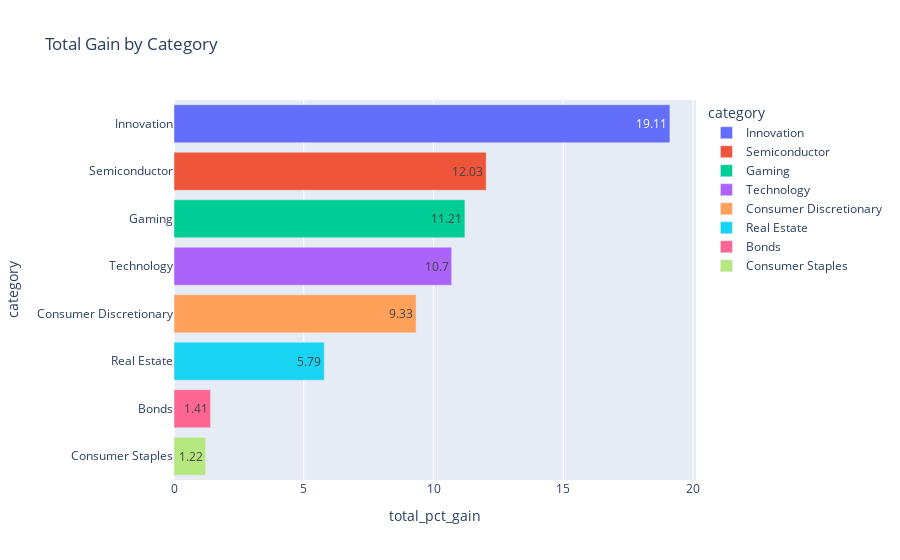

The notebook cell saved with this chart:
### Code cell
fig = px.bar(c_composition_stats.sort_values(by='total_pct_gain', ascending=False),
             x="total_pct_gain", y="category", 
             title='Total Gain by Category', 
             color="category", 
             text="total_pct_gain",
             orientation='h')
fig.write_image("images/total_gain_by_category.pdf")
fig.show()

### Figure 1 — Plotly figure (JSON) as saved in the notebook; plotly's stock layout.template omitted (floating-point values rounded to 4 significant figures)
{"data": [{"alignmentgroup": "True", "hovertemplate": "category=%{y}<br>total_pct_gain=%{text}<extra></extra>", "legendgroup": "Innovation", "marker": {"color": "#636efa"}, "name": "Innovation", "offsetgroup": "Innovation", "orientation": "h", "showlegend": true, "text": [19.11], "textposition": "auto", "type": "bar", "x": [19.11], "xaxis": "x", "y": ["Innovation"], "yaxis": "y"}, {"alignmentgroup": "True", "hovertemplate": "category=%{y}<br>total_pct_gain=%{text}<extra></extra>", "legendgroup": "Semiconductor", "marker": {"color": "#EF553B"}, "name": "Semiconductor", "offsetgroup": "Semiconductor", "orientation": "h", "showlegend": true, "text": [12.03], "textposition": "auto", "type": "bar", "x": [12.03], "xaxis": "x", "y": ["Semiconductor"], "yaxis": "y"}, {"alignmentgroup": "True", "hovertemplate": "category=%{y}<br>total_pct_gain=%{text}<extra></extra>", "legendgroup": "Gaming", "marker": {"color": "#00cc96"}, "name": "Gaming", "offsetgroup": "Gaming", "orientation": "h", "showlegend": true, "text": [11.21], "textposition": "auto", "type": "bar", "x": [11.21], "xaxis": "x", "y": ["Gaming"], "yaxis": "y"}, {"alignmentgroup": "True", "hovertemplate": "category=%{y}<br>total_pct_gain=%{text}<extra></extra>", "legendgroup": "Technology", "marker": {"color": "#ab63fa"}, "name": "Technology", "offsetgroup": "Technology", "orientation": "h", "showlegend": true, "text": [10.7], "textposition": "auto", "type": "bar", "x": [10.7], "xaxis": "x", "y": ["Technology"], "yaxis": "y"}, {"alignmentgroup": "True", "hovertemplate": "category=%{y}<br>total_pct_gain=%{text}<extra></extra>", "legendgroup": "Consumer Discretionary", "marker": {"color": "#FFA15A"}, "name": "Consumer Discretionary", "offsetgroup": "Consumer Discretionary", "orientation": "h", "showlegend": true, "text": [9.33], "textposition": "auto", "type": "bar", "x": [9.33], "xaxis": "x", "y": ["Consumer Discretionary"], "yaxis": "y"}, {"alignmentgroup": "True", "hovertemplate": "category=%{y}<br>total_pct_gain=%{text}<extra></extra>", "legendgroup": "Real Estate", "marker": {"color": "#19d3f3"}, "name": "Real Estate", "offsetgroup": "Real Estate", "orientation": "h", "showlegend": true, "text": [5.79], "textposition": "auto", "type": "bar", "x": [5.79], "xaxis": "x", "y": ["Real Estate"], "yaxis": "y"}, {"alignmentgroup": "True", "hovertemplate": "category=%{y}<br>total_pct_gain=%{text}<extra></extra>", "legendgroup": "Bonds", "marker": {"color": "#FF6692"}, "name": "Bonds", "offsetgroup": "Bonds", "orientation": "h", "showlegend": true, "text": [1.41], "textposition": "auto", "type": "bar", "x": [1.41], "xaxis": "x", "y": ["Bonds"], "yaxis": "y"}, {"alignmentgroup": "True", "hovertemplate": "category=%{y}<br>total_pct_gain=%{text}<extra></extra>", "legendgroup": "Consumer Staples", "marker": {"color": "#B6E880"}, "name": "Consumer Staples", "offsetgroup": "Consumer Staples", "orientation": "h", "showlegend": true, "text": [1.22], "textposition": "auto", "type": "bar", "x": [1.22], "xaxis": "x", "y": ["Consumer Staples"], "yaxis": "y"}], "layout": {"barmode": "relative", "legend": {"title": {"text": "category"}, "tracegroupgap": 0}, "title": {"text": "Total Gain by Category"}, "xaxis": {"anchor": "y", "domain": [0, 1], "title": {"text": "total_pct_gain"}}, "yaxis": {"anchor": "x", "categoryarray": ["Consumer Staples", "Bonds", "Real Estate", "Consumer Discretionary", "Technology", "Gaming", "Semiconductor", "Innovation"], "categoryorder": "array", "domain": [0, 1], "title": {"text": "category"}}}}
